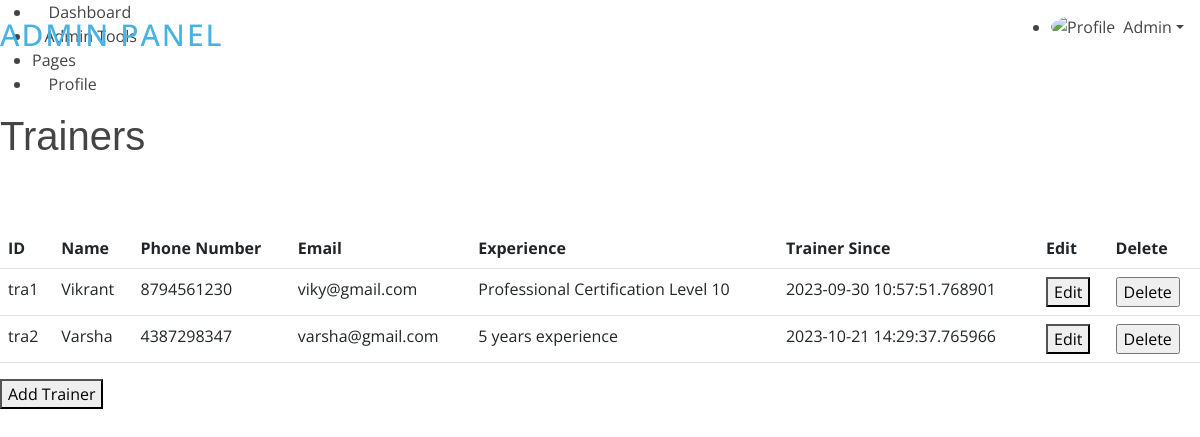
Page /admin/trainers (signed in) on the committed database.
### app.py (models this page shows, shortened)
class Admin(db.Model,UserMixin):
    id   = db.Column(db.String(10), primary_key=True)
    name = db.Column(db.String(100))
    phone_number = db.Column(db.String(15))
    email = db.Column(db.String(100), nullable=False)
    password = db.Column(db.String(128), nullable=False)

class Trainers(db.Model,UserMixin):
    id = db.Column(db.String(10), primary_key=True)
    name = db.Column(db.String(100))
    phone_number = db.Column(db.String(15))
    email = db.Column(db.String(100), nullable=False)
    experience = db.Column(db.String(100))
    trainer_since = db.Column(db.DateTime)
    password = db.Column(db.String(128), nullable=False)

### app.py (the view)
@app.route('/admin/trainers')
def trainer_manager():
    admin = current_user
    if not isinstance(admin,Admin):
        return redirect(url_for('admin_login'))
    trainer_list = Trainers.query.all()
    return render_template('/admin/trainers.html',admin=admin,trainers=trainer_list)

### app.py (called while the page is built)
@login_manager.user_loader
def load_user(user_id):
    admin = Admin.query.get(user_id)
    if admin is None:
        member = Members.query.get(user_id)
        if member is None:
            trainer = Trainers.query.get(user_id)
            return trainer  # Return the trainer user if found
        return member  # Return the regular member user if found
    return admin  # Return the admin user if found

### templates/admin/trainers.html (shortened to what this page needs)
{% extends "/admin/header.html" %}
{% block content %}
<div class="pagetitle">
  <h1>Trainers</h1>
</div>
<section class="section dashboard">
  <div class="row">
    <div class="col">
      <table class="table">
        <thead>
          <tr>
            <th>ID</th>
            <th>Name</th>
            <th>Phone Number</th>
            <th>Email</th>
            <th>Experience</th>
            <th>Trainer Since</th>
            <th>Edit</th>
            <th>Delete</th>
          </tr>
        </thead>
        <tbody>
          {% for trainer in trainers %}
          <tr>
            <td id="trainerid">{{ trainer.id }}</td>
            <td>{{ trainer.name }}</td>
            <td>{{ trainer.phone_number }}</td>
            <td>{{ trainer.email }}</td>
            <td>{{ trainer.experience }}</td>
            <td>{{ trainer.trainer_since }}</td>
            <td><button id="{{trainer.id}}" onclick="editTrainer(this.id)">Edit</button></td>
            <td>
              <form action="{{url_for('delete_trainer')}}" method="post">
                <input type="submit" value="Delete"
                  onclick="return confirm('Are you sure you want to delete this trainer?');">
              </form>
            </td>
          </tr>
          {% endfor %}
        </tbody>
      </table>
    </div>
  </div>
  <div class="row">
    <div class="col-lg-4">
      <button id="addTrainerButton">Add Trainer</button>
    </div>
  </div>
</section>
{% endblock %}

### templates/admin/header.html (shortened to what this page needs)
<!DOCTYPE html>
<html lang="en">
<head>
    <link href="/static/admin/assets/vendor/bootstrap/css/bootstrap.min.css" rel="stylesheet">
    <link href="/static/admin/assets/vendor/bootstrap-icons/bootstrap-icons.css" rel="stylesheet">
    <link href="/static/admin/assets/vendor/boxicons/css/boxicons.min.css" rel="stylesheet">
    <link href="/static/admin/assets/css/style.css" rel="stylesheet">
</head>
<body>
    <header id="header" class="header fixed-top d-flex align-items-center">
        <div class="d-flex align-items-center justify-content-between">
            <a href="{{url_for(('admin_panel'))}}" class="logo d-flex align-items-center">
                <span class="d-none d-lg-block">Admin Panel</span>
            </a>
            <i class="bi bi-list toggle-sidebar-btn"></i>
        </div>
        <nav class="header-nav ms-auto">
            <ul class="d-flex align-items-center">
                <li class="nav-item dropdown pe-3">
                    <a class="nav-link nav-profile d-flex align-items-center pe-0" href="#" data-bs-toggle="dropdown">
                        <img src="/static/admin/assets/img/messages-3.jpg" alt="Profile" class="rounded-circle">
                        <span class="d-none d-md-block dropdown-toggle ps-2">{{admin.name}}</span>
                    </a>
                </li>
            </ul>
        </nav>
    </header>
    <aside id="sidebar" class="sidebar">
        <ul class="sidebar-nav" id="sidebar-nav">
            <li class="nav-item">
                <a class="nav-link " href="{{url_for('admin_panel')}}">
                    <i class="bi bi-grid"></i>
                    <span>Dashboard</span>
                </a>
            </li>
            <li class="nav-item">
                <a class="nav-link collapsed" data-bs-target="#components-nav" data-bs-toggle="collapse" href="#">
                    <i class="bi bi-menu-button-wide"></i><span>Admin Tools</span><i
                        class="bi bi-chevron-down ms-auto"></i>
                </a>
            </li>
            <li class="nav-heading">Pages</li>
            <li class="nav-item">
                <a class="nav-link collapsed" href="#">
                    <i class="bi bi-person"></i>
                    <span>Profile</span>
                </a>
            </li>
        </ul>
    </aside>
    <main id="main" class="main">
        {% block content %}{% endblock %}
    </main>
</body>
</html>

### static/css/style.css (style rules this page uses)
body { font-family: "Open Sans", sans-serif; color: #444444; }
a { color: #47b2e4; text-decoration: none; }
h1, h2, h3, h4, h5, h6 { font-family: "Jost", sans-serif; }
#header { transition: all 0.5s; z-index: 997; padding: 15px 0; }
#header .logo { font-size: 30px; margin: 0; padding: 0; line-height: 1; font-weight: 500; letter-spacing: 2px; text-transform: uppercase; }
section { padding: 60px 0; overflow: hidden; }

### rows in the picture
Admin: name "Admin"
Trainers: id "tra1", name "Vikrant", phone_number "8794561230", email "viky@gmail.com", experience "Professional Certification Level 10", trainer_since "2023-09-30 10:57:51.768901"
Trainers: id "tra2", name "Varsha", phone_number "4387298347", email "varsha@gmail.com", experience "5 years experience", trainer_since "2023-10-21 14:29:37.765966"
